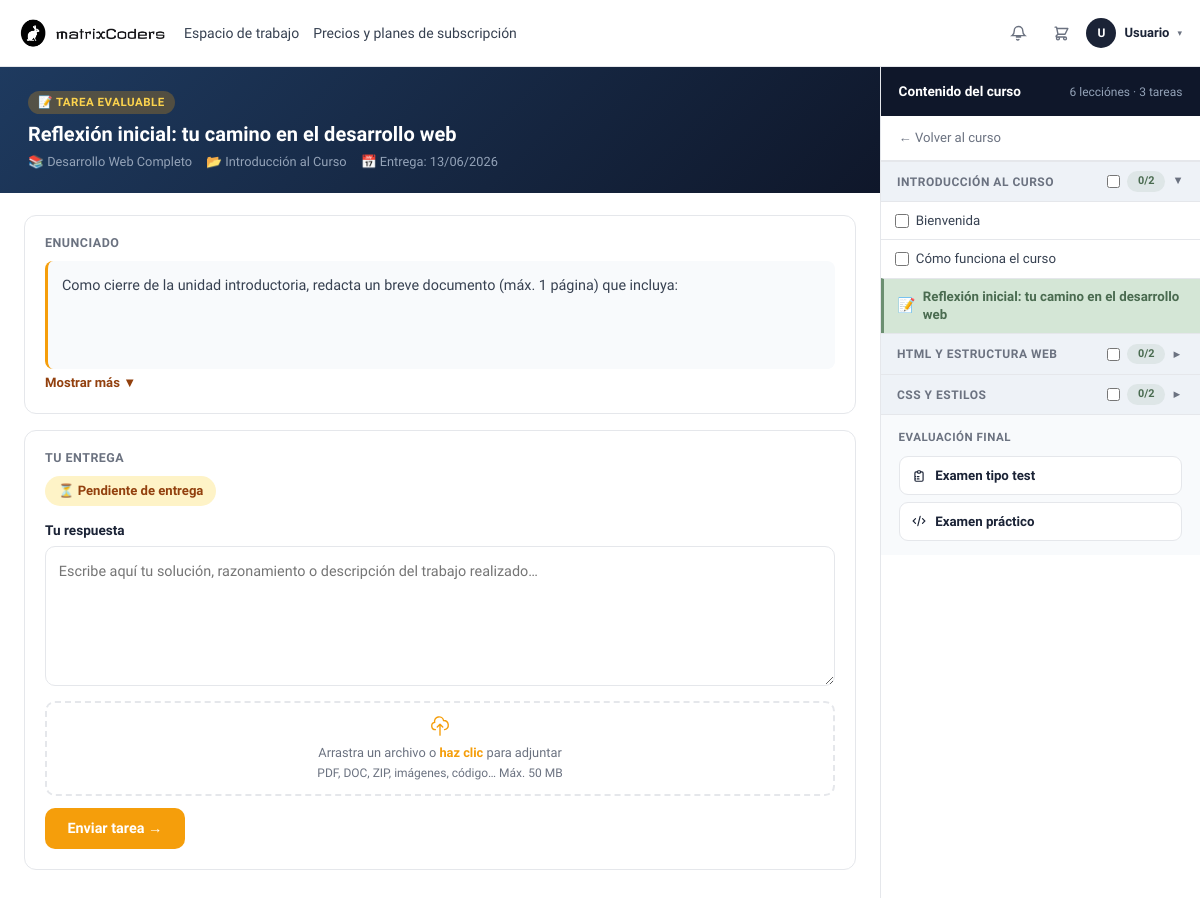
/index.php?url=tarea-entregable&id=2 (signed in), run on the app's committed database.
### tables this page shows
CREATE TABLE tarea_entregable (
    id           INTEGER PRIMARY KEY AUTOINCREMENT,
    curso_id     INTEGER NOT NULL,
    unidad_id    INTEGER DEFAULT NULL,
    titulo       TEXT    NOT NULL,
    descripcion  TEXT    DEFAULT NULL,
    fecha_limite TEXT    DEFAULT NULL,
    creado_en    TEXT    NOT NULL DEFAULT (datetime('now')),
    FOREIGN KEY (curso_id)  REFERENCES curso(id)  ON DELETE CASCADE,
    FOREIGN KEY (unidad_id) REFERENCES unidad(id) ON DELETE SET NULL
);

CREATE TABLE curso (
    id             INTEGER PRIMARY KEY AUTOINCREMENT,
    titulo         TEXT    NOT NULL,
    descripcion    TEXT    DEFAULT NULL,
    info_extra     TEXT    DEFAULT NULL,
    que_aprenderas TEXT    DEFAULT NULL,
    imagen         TEXT    DEFAULT NULL,
    destacado      INTEGER NOT NULL DEFAULT 0,
    precio         REAL    NOT NULL DEFAULT 0.00,
    nivel          TEXT    DEFAULT NULL,
    categoria      TEXT    DEFAULT NULL,
    duracion_min   INTEGER DEFAULT NULL,
    estudiantes    INTEGER DEFAULT NULL
, activo        INTEGER NOT NULL DEFAULT 1, instructor_id INTEGER DEFAULT NULL, orden         INTEGER NOT NULL DEFAULT 0, apuntes_json   TEXT    DEFAULT NULL);

CREATE TABLE unidad (
    id       INTEGER PRIMARY KEY AUTOINCREMENT,
    curso_id INTEGER NOT NULL,
    titulo   TEXT    NOT NULL,
    orden    INTEGER NOT NULL DEFAULT 1,
    FOREIGN KEY (curso_id) REFERENCES curso(id) ON DELETE CASCADE ON UPDATE CASCADE
);

CREATE TABLE leccion (
    id        INTEGER PRIMARY KEY AUTOINCREMENT,
    unidad_id INTEGER NOT NULL,
    titulo    TEXT    NOT NULL,
    orden     INTEGER NOT NULL DEFAULT 1,
    video_url TEXT    DEFAULT NULL, apuntes TEXT DEFAULT NULL,
    FOREIGN KEY (unidad_id) REFERENCES unidad(id) ON DELETE CASCADE ON UPDATE CASCADE
);

### app/controllers/TareaEntregableController.php (called while the page is built, shortened)
<?php
require_once __DIR__ . '/../models/Curso.php';
$usuarioId = (int)$_SESSION['usuario_id'];
$db        = (new Database())->connect();
$tareaId = isset($_GET['id']) ? (int)$_GET['id'] : 0;
$stmtT = $db->prepare("
    SELECT te.*, u.titulo AS unidad_titulo, u.curso_id, c.titulo AS curso_titulo
    FROM tarea_entregable te
    JOIN unidad u ON u.id = te.unidad_id
    JOIN curso c  ON c.id = u.curso_id
    WHERE te.id = ?
");
$stmtT->execute([$tareaId]);
$tarea = $stmtT->fetch(PDO::FETCH_ASSOC);
$cursoId = (int)$tarea['curso_id'];
try {
    $stmtExp = $db->prepare("SELECT fecha FROM matricula WHERE usuario_id=? AND curso_id=? AND estado='activa'");
    $stmtExp->execute([$usuarioId, $cursoId]);
    $fechaMatricula = $stmtExp->fetchColumn();
    if ($fechaMatricula) {
        $expiracion = new DateTime($fechaMatricula);
        $expiracion->modify('+90 days');
        $plazoSuperado = new DateTime() > $expiracion;
    }
} catch (\Exception $e) {}
$stmtE2 = $db->prepare("SELECT * FROM entrega_entregable WHERE tarea_id=? AND alumno_id=?");
$stmtE2->execute([$tareaId, $usuarioId]);
$entrega = $stmtE2->fetch(PDO::FETCH_ASSOC) ?: null;
$modeloCurso = new Curso($db);
$unidades    = $modeloCurso->getUnidadesConLecciones($cursoId);
$tieneExamen = false;
try {
    $stEx = $db->prepare("SELECT COUNT(*) FROM examen WHERE curso_id=? AND (tipo='test' OR tipo IS NULL OR tipo='')");
    $stEx->execute([$cursoId]);
    $tieneExamen = (int)$stEx->fetchColumn() > 0;
} catch (\Exception $e) {}
if ($tieneExamen) {
    try {
        $stR = $db->prepare("
            SELECT re.nota, re.aprobado FROM resultado_examen re
            JOIN examen e ON e.id = re.examen_id
            WHERE re.usuario_id=? AND e.curso_id=? AND (e.tipo='test' OR e.tipo IS NULL)
            ORDER BY re.realizado_en DESC LIMIT 1
        ");
        $stR->execute([$usuarioId, $cursoId]);
        $resultadoExamenTest = $stR->fetch(PDO::FETCH_ASSOC) ?: null;
    } catch (\Exception $e) {}
}
$tareaActivaId = $tareaId;
require __DIR__ . '/../views/tarea_entregable/index.php';

### app/models/Curso.php (called while the page is built, shortened)
<?php
class Curso
{
    private $db;
    public function __construct($db)
    {
        $this->db = $db;
    }
    public function getUnidadesConLecciones(int $cursoId): array
    {
        $stmt = $this->db->prepare("
            SELECT * FROM unidad
            WHERE curso_id = ?
            ORDER BY orden ASC, id ASC
        ");
        $stmt->execute([$cursoId]);
        $unidades = $stmt->fetchAll(PDO::FETCH_ASSOC);
        foreach ($unidades as &$u) {
            $stmt2 = $this->db->prepare("
                SELECT * FROM leccion
                WHERE unidad_id = ?
                ORDER BY orden ASC, id ASC
            ");
            $stmt2->execute([$u['id']]);
            $u['lecciones'] = $stmt2->fetchAll(PDO::FETCH_ASSOC);
            try {
                $stmt3 = $this->db->prepare("
                    SELECT * FROM tarea_entregable
                    WHERE unidad_id = ?
                    ORDER BY id ASC
                ");
                $stmt3->execute([$u['id']]);
                $u['tareas_entregables'] = $stmt3->fetchAll(PDO::FETCH_ASSOC);
            } catch (\Exception $e) {
                $u['tareas_entregables'] = [];
            }
        }
        return $unidades;
    }
}

### app/views/tarea_entregable/index.php (the view, shortened to what this page needs)
<?php
$tituloCurso = htmlspecialchars($tarea['curso_titulo'] ?? 'Curso');
$tituloTarea = htmlspecialchars($tarea['titulo'] ?? 'Tarea');
$unidadTit   = htmlspecialchars($tarea['unidad_titulo'] ?? '');
$descripcion = $tarea['descripcion'] ?? '';
$fechaLimite = $tarea['fecha_limite'] ?? null;
function fmtFechaTE(?string $dt): string {
    return date('d/m/Y', strtotime($dt));
}
?>
<!DOCTYPE html>
<html lang="es">
<head>
<link href="https://cdn.jsdelivr.net/npm/bootstrap@5.3.2/dist/css/bootstrap.min.css" rel="stylesheet">
<link rel="stylesheet" href="<?= BASE_URL ?>/css/header.css">
</head>
<body>
<?php require __DIR__ . '/../layout/header.php'; ?>
<div class="te-layout">
  <div class="te-main">
    <div class="te-hero">
      <div class="badge-tipo">📝 Tarea evaluable</div>
      <h1><?= $tituloTarea ?></h1>
      <div class="meta">
        <span>📚 <?= $tituloCurso ?></span>
        <?php if ($unidadTit): ?><span>📂 <?= $unidadTit ?></span><?php endif; ?>
        <?php if ($fechaLimite): ?><span>📅 Entrega: <?= fmtFechaTE($fechaLimite) ?></span><?php endif; ?>
      </div>
    </div>
    <div class="te-body">
      <?php if ($descripcion): ?>
      <div class="card-section">
        <h2>Enunciado</h2>
        <div class="descripcion-box collapsed" id="desc-box"><?= nl2br(htmlspecialchars($descripcion)) ?></div>
        <button class="btn-desc-toggle" id="btn-desc" onclick="toggleDesc()">Mostrar más ▼</button>
      </div>
      <?php endif; ?>
      <div class="card-section">
        <h2>Tu entrega</h2>
        <?php if ($plazoSuperado && !$entrega): ?>
          <div class="alert-vencida">⚠ El plazo de entrega finalizó el <?= fmtFechaTE($fechaLimite) ?>. Ya no es posible enviar esta tarea.</div>
        <?php else: ?>
          <span class="estado-badge estado-pendiente">⏳ Pendiente de entrega</span>
          <div style="margin-top:14px"><?php include __DIR__ . '/partials/form_entrega.php'; ?></div>
        <?php endif; ?>
      </div>
    </div>
  </div>
  <aside class="temario-sidebar">
    <div class="temario-head">
      <span>Contenido del curso</span>
      <small>
        <?php
        $totalLecSb = array_sum(array_map(fn($u) => count($u['lecciones'] ?? []), $unidades));
        $totalTESb  = array_sum(array_map(fn($u) => count($u['tareas_entregables'] ?? []), $unidades));
        echo $totalLecSb . ' lección' . ($totalLecSb !== 1 ? 'es' : '');
        if ($totalTESb > 0) echo ' · ' . $totalTESb . ' tarea' . ($totalTESb !== 1 ? 's' : '');
        ?>
      </small>
    </div>
    <a href="<?= BASE_URL ?>/index.php?url=detallecurso&id=<?= $cursoId ?>" class="volver-curso">
      ← Volver al curso
    </a>
    <?php foreach ($unidades as $uIdx => $u):
      $lecsU     = $u['lecciones'] ?? [];
      $vistasU   = 0;
      $totalLecsU = count($lecsU);
      $todasVistasU = $totalLecsU > 0 && $vistasU >= $totalLecsU;
      $unidadId = 'sb-unidad-' . $uIdx;
      $tieneActiva = false;
      foreach (($u['tareas_entregables'] ?? []) as $te) {
          if ($te['id'] == ($tareaActivaId ?? 0)) $tieneActiva = true;
      }
    ?>
    <button
        class="t-unidad-btn <?= $tieneActiva ? '' : 'collapsed' ?>"
        data-target="<?= $unidadId ?>"
        aria-expanded="<?= $tieneActiva ? 'true' : 'false' ?>">
      <span style="min-width:0;overflow:hidden;text-overflow:ellipsis;white-space:nowrap"><?= htmlspecialchars($u['titulo'] ?? 'Unidad') ?></span>
      <span class="u-meta">
        <input type="checkbox" class="u-check-all"
               title="Marcar todas las lecciones"
               data-unidad="<?= (int)$u['id'] ?>"
               data-lista="<?= $unidadId ?>"
               <?= $todasVistasU ? 'checked' : '' ?>
               onclick="event.stopPropagation()"
               onchange="toggleUnidadAll(this)">
        <span class="u-progress" id="prog-<?= $unidadId ?>"><?= $vistasU ?>/<?= $totalLecsU ?></span>
        <span class="u-chevron">▼</span>
      </span>
    </button>
    <div class="t-lecciones-list <?= $tieneActiva ? '' : 'cerrado' ?>" id="<?= $unidadId ?>">
      <?php foreach ($lecsU as $lec):
        $esVista = isset($leccionesVistas[$lec['id']]);
      ?>
      <div class="t-leccion-row">
        <input type="checkbox" class="lec-check"
               id="lc-<?= $lec['id'] ?>"
               <?= $esVista ? 'checked' : '' ?>
               onchange="toggleLeccion(this, <?= (int)$lec['id'] ?>)"
               onclick="event.stopPropagation()"
               title="Marcar como vista">
        <a href="<?= BASE_URL ?>/index.php?url=leccion&id=<?= $lec['id'] ?>"
           class="t-leccion <?= $esVista ? 'vista' : '' ?>">
          <span><?= htmlspecialchars($lec['titulo'] ?? 'Lección') ?></span>
        </a>
      </div>
      <?php endforeach; ?>
      <?php foreach (($u['tareas_entregables'] ?? []) as $te):
        $teEntregada = isset($tareasEntregablesEntregadas[$te['id']]);
        $esActiva    = $te['id'] == ($tareaActivaId ?? 0);
      ?>
      <div class="t-leccion-row t-tarea-row <?= $teEntregada ? 't-tarea-entregada' : '' ?>">
        <div class="tl-te-icon"><?= $teEntregada ? '✅' : '📝' ?></div>
        <a href="<?= BASE_URL ?>/index.php?url=tarea-entregable&id=<?= $te['id'] ?>"
           class="t-leccion <?= $esActiva ? 'activa' : '' ?> <?= $teEntregada ? 'vista' : '' ?>">
          <span><?= htmlspecialchars($te['titulo'] ?? 'Tarea') ?></span>
        </a>
      </div>
      <?php endforeach; ?>
    </div>
    <?php endforeach; ?>
    <?php if ($tieneExamen): ?>
    <div style="border-top:1px solid var(--mc-border);padding:.85rem 1.1rem;background:var(--mc-soft);">
      <div style="font-size:.72rem;font-weight:700;text-transform:uppercase;letter-spacing:.5px;color:var(--mc-muted);margin-bottom:.6rem;">Evaluación final</div>
      <?php
      $testAprobado = !empty($resultadoExamenTest['aprobado']);
      $testHecho    = $resultadoExamenTest !== null;
      ?>
      <a href="<?= BASE_URL ?>/index.php?url=examen&curso=<?= $cursoId ?>"
         style="display:flex;align-items:center;gap:.6rem;padding:.55rem .75rem;border-radius:9px;text-decoration:none;font-size:.83rem;font-weight:600;margin-bottom:.4rem;
                background:<?= $testAprobado ? '#f0fdf4' : ($testHecho ? '#fff7ed' : '#fff') ?>;
                color:<?= $testAprobado ? '#166534' : ($testHecho ? '#7c2d12' : 'var(--mc-dark)') ?>;
                border:1.5px solid <?= $testAprobado ? '#86efac' : ($testHecho ? '#fed7aa' : 'var(--mc-border)') ?>;">
        <svg width="14" height="14" fill="none" stroke="currentColor" stroke-width="2" viewBox="0 0 24 24"><path stroke-linecap="round" d="M9 5H7a2 2 0 00-2 2v12a2 2 0 002 2h10a2 2 0 002-2V7a2 2 0 00-2-2h-2M9 5a2 2 0 002 2h2a2 2 0 002-2M9 5a2 2 0 012-2h2a2 2 0 012 2m-6 8h3m-3 4h3m-6-4h.01m0 4h.01"/></svg>
        Examen tipo test
      </a>
      <?php if (!empty($tieneExamenPractico)): ?>
      <a href="<?= BASE_URL ?>/index.php?url=examen-practico&curso=<?= $cursoId ?>"
         style="display:flex;align-items:center;gap:.6rem;padding:.55rem .75rem;border-radius:9px;text-decoration:none;font-size:.83rem;font-weight:600;background:#fff;color:var(--mc-dark);border:1.5px solid var(--mc-border);">
        <svg width="14" height="14" fill="none" stroke="currentColor" stroke-width="2" viewBox="0 0 24 24"><path stroke-linecap="round" d="M10 20l4-16m4 4l4 4-4 4M6 16l-4-4 4-4"/></svg>
        Examen práctico
      </a>
      <?php endif; ?>
    </div>
    <?php endif; ?>
  </aside>
</div>
</body>
</html>

### public/css/header.css (style rules this page uses)
:root { --mc-green: #6B8F71; --mc-dark: #1B2336; --mc-text: #1B2336; --mc-muted: #6b7280; --mc-bg: #ffffff; --mc-border: #e5e7eb; }

### data on the page
tarea_entregable: titulo "Reflexión inicial: tu camino en el desarrollo web", curso.titulo "Desarrollo Web Completo", unidad.titulo "Introducción al Curso", fecha_limite "13/06/2026", descripcion "Como cierre de la unidad introductoria, redacta un breve documento (máx. 1 página) que incluya:"
unidad: titulo "INTRODUCCIÓN AL CURSO", vistasU "0", totalLecsU "2"
leccion: titulo "Bienvenida"
leccion: titulo "Cómo funciona el curso"
unidad: titulo "HTML Y ESTRUCTURA WEB", vistasU "0", totalLecsU "2"
unidad: titulo "CSS Y ESTILOS", vistasU "0", totalLecsU "2"

### other printed values
mb_strtoupper(mb_substr($nombreMenu, 0, 1, 'UTF-8'), 'UTF-8') "U"
$nombreMenu "Usuario"
$totalLecSb "6"
$totalTESb "3"
